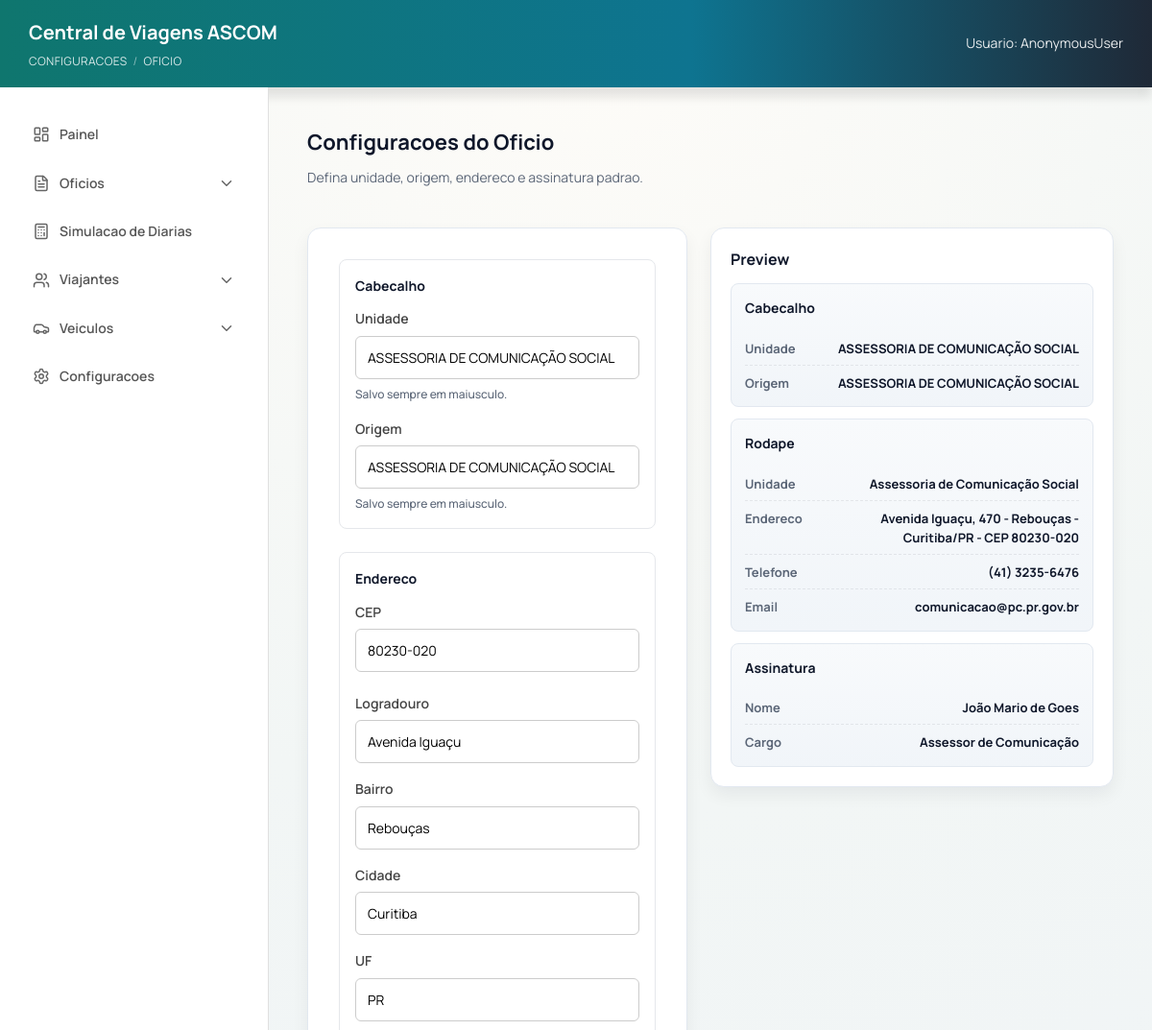
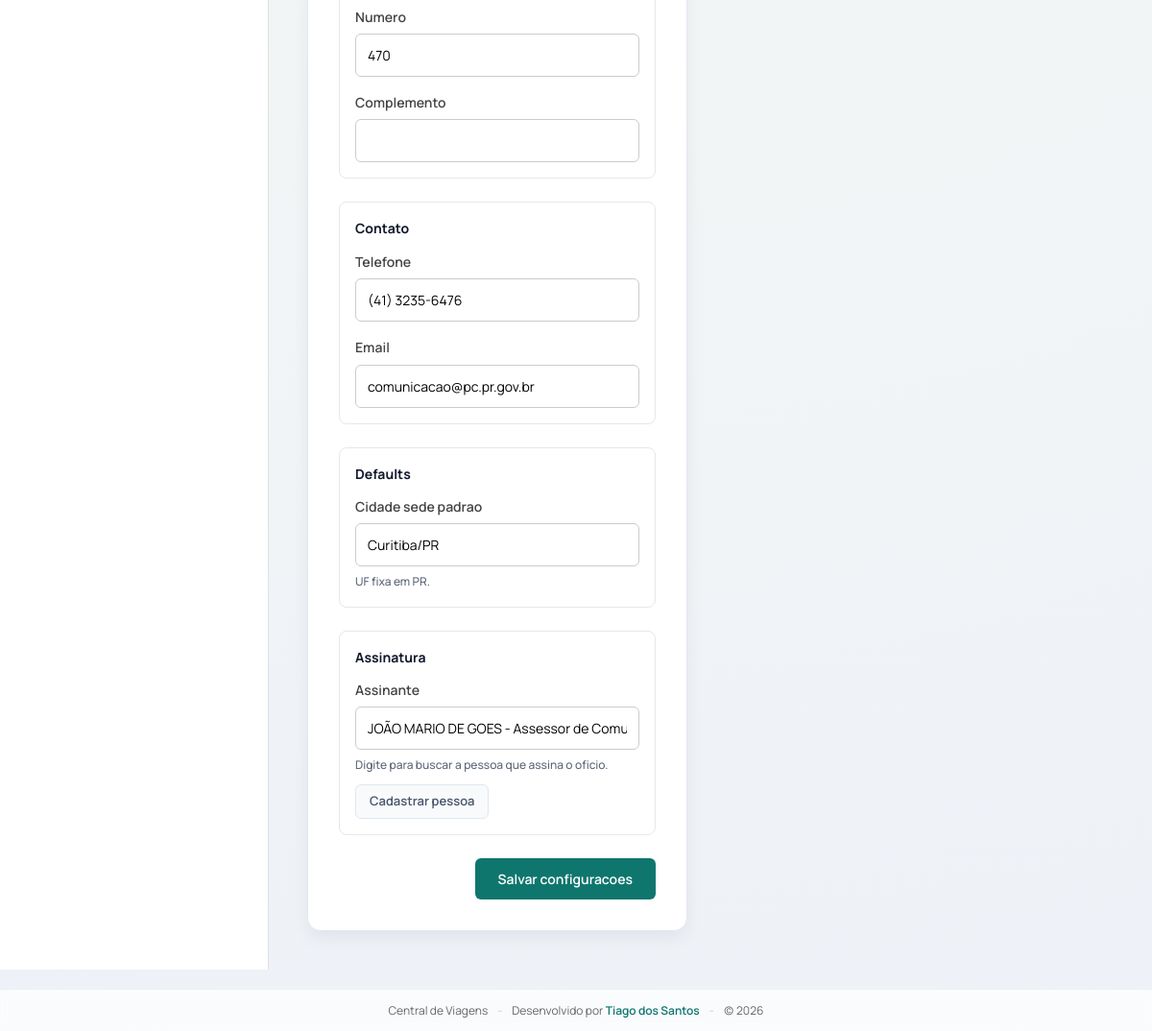
/configuracoes/oficio/, run on the app's committed database (2 pictures, top to bottom).
### viagens/models.py (models this page shows, shortened)
class OficioConfig(models.Model):
    unidade_nome = models.CharField(max_length=255, default="")
    origem_nome = models.CharField(max_length=255, default="")
    cep = models.CharField(max_length=9, default="")
    logradouro = models.CharField(max_length=255, blank=True, default="")
    bairro = models.CharField(max_length=255, blank=True, default="")
    cidade = models.CharField(max_length=255, blank=True, default="")
    uf = models.CharField(max_length=2, blank=True, default="")
    numero = models.CharField(max_length=30, default="")
    complemento = models.CharField(max_length=120, blank=True, default="")
    telefone = models.CharField(max_length=50, blank=True, default="")
    email = models.EmailField(blank=True, default="")
    assinante = models.ForeignKey(
        Viajante,
        on_delete=models.SET_NULL,
        null=True,
        blank=True,
        related_name="oficio_configs",
    )
    sede_cidade_default = models.ForeignKey(
        Cidade,
        on_delete=models.SET_NULL,
        null=True,
        blank=True,
        related_name="oficio_config_sede_default",
    )
    created_at = models.DateTimeField(auto_now_add=True)
    updated_at = models.DateTimeField(auto_now=True)
    class Meta:
        verbose_name = "Configuracao do Oficio"
        verbose_name_plural = "Configuracoes do Oficio"

### viagens/views.py (the view)
# urls.py: path("configuracoes/oficio/", views.configuracoes_oficio, name="config_oficio"),
@require_http_methods(["GET", "POST"])
def configuracoes_oficio(request):
    config = get_oficio_config()
    if request.method == "POST":
        form = OficioConfigForm(request.POST, request.FILES, instance=config)
        if form.is_valid():
            form.save()
            messages.success(request, "Configuracoes do oficio atualizadas.")
            return redirect("config_oficio")
    else:
        form = OficioConfigForm(instance=config)
    return render(
        request,
        "viagens/configuracoes_oficio.html",
        {
            "form": form,
            "config": config,
        },
    )

### viagens/context_processors.py (called while the page is built)
def mask_settings(request):
    return {
        "PROTOCOLO_MASK": getattr(settings, "PROTOCOLO_MASK", None),
        "CURRENT_YEAR": str(timezone.localdate().year),
    }

### viagens/models.py (called while the page is built)
    def __str__(self) -> str:
        return f"{self.nome}/{self.estado.sigla}"

### viagens/services/oficio_config.py (called while the page is built)
def get_oficio_config() -> OficioConfig:
    try:
        config = OficioConfig.objects.order_by("id").first()
    except (OperationalError, ProgrammingError):
        return OficioConfig()
    if config:
        return config
    return OficioConfig()

### viagens/templates/viagens/configuracoes_oficio.html (shortened to what this page needs)
{% extends "viagens/base.html" %}
{% load static %}
{% block breadcrumb %}
  Configuracoes <span class="breadcrumb-sep">/</span> Oficio
{% endblock %}
{% block content %}
  <div class="page-header">
    <div>
      <h2 class="page-title">Configuracoes do Oficio</h2>
      <p class="page-subtitle">Defina unidade, origem, endereco e assinatura padrao.</p>
    </div>
  </div>
  <div class="page-grid page-grid--preview">
    <div class="card">
      <form method="post" id="configOficioForm">
        <div class="sub-card">
          <div class="sub-card-title">Cabecalho</div>
          <div class="grid">
            <label class="full">
              Unidade
              {{ form.unidade_nome }}
              <span class="field-help">Salvo sempre em maiusculo.</span>
            </label>
            <label class="full">
              Origem
              {{ form.origem_nome }}
              <span class="field-help">Salvo sempre em maiusculo.</span>
            </label>
          </div>
        </div>
        <div class="sub-card">
          <div class="sub-card-title">Endereco</div>
          <div class="grid">
            <label>
              CEP
              {{ form.cep }}
            </label>
            <label>
              Logradouro
              {{ form.logradouro }}
            </label>
            <label>
              Bairro
              {{ form.bairro }}
            </label>
            <label>
              Cidade
              {{ form.cidade }}
            </label>
            <label>
              UF
              {{ form.uf }}
            </label>
            <label>
              Numero
              {{ form.numero }}
            </label>
            <label class="full">
              Complemento
              {{ form.complemento }}
            </label>
          </div>
        </div>
        <div class="sub-card">
          <div class="sub-card-title">Contato</div>
          <div class="grid">
            <label>
              Telefone
              {{ form.telefone }}
            </label>
            <label>
              Email
              {{ form.email }}
            </label>
          </div>
        </div>
        <div class="sub-card">
          <div class="sub-card-title">Defaults</div>
          <div class="grid">
            <label class="full">
              Cidade sede padrao
              <span class="field-help">UF fixa em PR.</span>
            </label>
          </div>
        </div>
        <div class="sub-card">
          <div class="sub-card-title">Assinatura</div>
          <div class="grid">
            <label class="full">
              <span class="field-help">Digite para buscar a pessoa que assina o oficio.</span>
            </label>
          </div>
          <div class="field-actions">
            <a class="btn-clear btn-small" href="{% url 'viajante_cadastro' %}" target="_blank" rel="noopener">
            </a>
          </div>
        </div>
        <div class="wizard-actions">
          <button class="btn-primary" type="submit">Salvar configuracoes</button>
        </div>
      </form>
    </div>
    <aside class="preview-card" aria-live="polite">
      <h3>Preview</h3>
      <div class="preview-doc">
        <div class="sub-card-title">Cabecalho</div>
        <div class="preview-line">
          <span class="preview-label">Unidade</span>
          <span class="preview-value" id="previewUnidade">-</span>
        </div>
        <div class="preview-line">
          <span class="preview-label">Origem</span>
          <span class="preview-value" id="previewOrigem">-</span>
        </div>
      </div>
      <div class="preview-doc">
        <div class="sub-card-title">Rodape</div>
        <div class="preview-line">
          <span class="preview-label">Unidade</span>
          <span class="preview-value" id="previewRodapeUnidade">-</span>
        </div>
        <div class="preview-line">
          <span class="preview-label">Endereco</span>
          <span class="preview-value" id="previewEndereco">-</span>
        </div>
        <div class="preview-line">
          <span class="preview-label">Telefone</span>
          <span class="preview-value" id="previewTelefone">-</span>
        </div>
        <div class="preview-line">
          <span class="preview-label">Email</span>
          <span class="preview-value" id="previewEmail">-</span>
        </div>
      </div>
      <div class="preview-doc">
        <div class="sub-card-title">Assinatura</div>
        <div class="preview-line">
          <span class="preview-label">Nome</span>
          <span class="preview-value" id="previewAssinanteNome">-</span>
        </div>
        <div class="preview-line">
          <span class="preview-label">Cargo</span>
          <span class="preview-value" id="previewAssinanteCargo">-</span>
        </div>
      </div>
    </aside>
  </div>
{% endblock %}

### viagens/static/viagens/form.css (style rules this page uses)
:root { --brand-primary: #0f766e; --brand-primary-dark: #115e59; --brand-ink: #0f172a; --brand-muted: #5b6677; --brand-border: #e2e8f0; --brand-soft: #e6f4f1; --focus-ring: rgba(15, 118, 110, 0.22); --surface-soft: #f3f6fb; --surface-contrast: #ffffff; --radius-card: 14px; --shadow-card: 0 16px 34px rgba(15, 23, 42, 0.1); --shadow-soft: 0 8px 18px rgba(15, 23, 42, 0.06); --danger: #b91c1c; }
* { margin: 0; padding: 0; box-sizing: border-box; font-family: 'Manrope', sans-serif; }
body { background: radial-gradient(circle at top, #fefcf8 0%, #f2f6f5 38%, #eef2f8 100%); color: #0f172a; line-height: 1.6; }
.breadcrumb-sep { opacity: 0.6; }
.page-title { margin-bottom: 8px; font-size: 22px; color: var(--brand-ink); }
.page-subtitle { margin-bottom: 20px; color: var(--brand-muted); font-size: 14px; }
.page-header { display: flex; align-items: flex-end; justify-content: space-between; gap: 16px; margin-bottom: 20px; }
.card, .form-card, .list-card { background: #fff; padding: 32px; border-radius: var(--radius-card); box-shadow: var(--shadow-soft); border: 1px solid var(--brand-border); transition: transform 0.18s ease, box-shadow 0.18s ease; animation: riseIn 0.35s ease both; }
.card form, .form-card form { display: flex; flex-direction: column; gap: 24px; }
.grid, .form-row { display: grid; grid-template-columns: repeat(auto-fit, minmax(180px, 1fr)); gap: 16px; }
.full { grid-column: 1 / -1; }
label { display: flex; flex-direction: column; gap: 6px; font-weight: 600; color: #444; font-size: 14px; }
.field-help { font-size: 12px; color: var(--brand-muted); font-weight: 500; display: block; }
input, select, textarea { width: 100%; padding: 12px; border-radius: 6px; border: 1px solid #ccc; font-size: 14px; transition: border-color 0.2s ease, box-shadow 0.2s ease; background-color: #fff; }
.field-actions { display: flex; gap: 10px; margin-top: 10px; flex-wrap: wrap; }
.btn-primary, .primary { background-color: var(--brand-primary); color: #fff; border: none; padding: 12px 24px; border-radius: 6px; cursor: pointer; font-weight: 600; font-size: 14px; transition: background-color 0.2s ease; }
.btn-clear { height: 42px; padding: 0 20px; border-radius: 6px; background-color: #f8fafc; color: #475569; border: 1px solid #e2e8f0; font-weight: 600; font-size: 14px; text-decoration: none; display: inline-flex; align-items: center; justify-content: center; transition: all 0.2s ease; }
.btn-small { height: 36px; padding: 0 14px; font-size: 13px; }
.wizard-actions { display: flex; gap: 12px; align-items: center; justify-content: flex-end; }
.sub-card { border: 1px solid #e5e7eb; border-radius: 8px; padding: 16px; background: #fff; }
.sub-card-title { font-weight: 700; color: var(--brand-ink); font-size: 14px; margin-bottom: 12px; }
.page-grid { display: grid; grid-template-columns: minmax(300px, 520px) 1fr; gap: 30px; align-items: start; width: 100%; }
.page-grid--preview { grid-template-columns: minmax(360px, 1fr) minmax(320px, 420px); gap: 24px; }
.preview-card { border: 1px solid var(--brand-border); border-radius: var(--radius-card); background: #fff; box-shadow: var(--shadow-soft); padding: 20px; position: sticky; top: 18px; display: flex; flex-direction: column; gap: 12px; animation: riseIn 0.35s ease both; }
.preview-card h3 { color: var(--brand-ink); font-size: 16px; }
.preview-doc { border: 1px solid var(--brand-border); border-radius: 8px; padding: 14px; background: linear-gradient(180deg, #f8fafc 0%, #f1f5f9 100%); font-size: 13px; color: var(--brand-ink); display: flex; flex-direction: column; gap: 8px; }
.preview-line { display: flex; justify-content: space-between; gap: 12px; border-bottom: 1px dashed rgba(15, 23, 42, 0.08); padding-bottom: 6px; }
.preview-line:last-child { border-bottom: none; padding-bottom: 0; }
.preview-label { color: var(--brand-muted); font-weight: 700; }
.preview-value { font-weight: 700; text-align: right; }

### data on the page
OficioConfig: unidade_nome "ASSESSORIA DE COMUNICAÇÃO SOCIAL", origem_nome "ASSESSORIA DE COMUNICAÇÃO SOCIAL", cep "80230-020", logradouro "Avenida Iguaçu", bairro "Rebouças", cidade "Curitiba", uf "PR", numero "470", telefone "(41) 3235-6476", email "comunicacao@pc.pr.gov.br"

### other printed values
{{ request.user }} "AnonymousUser"
